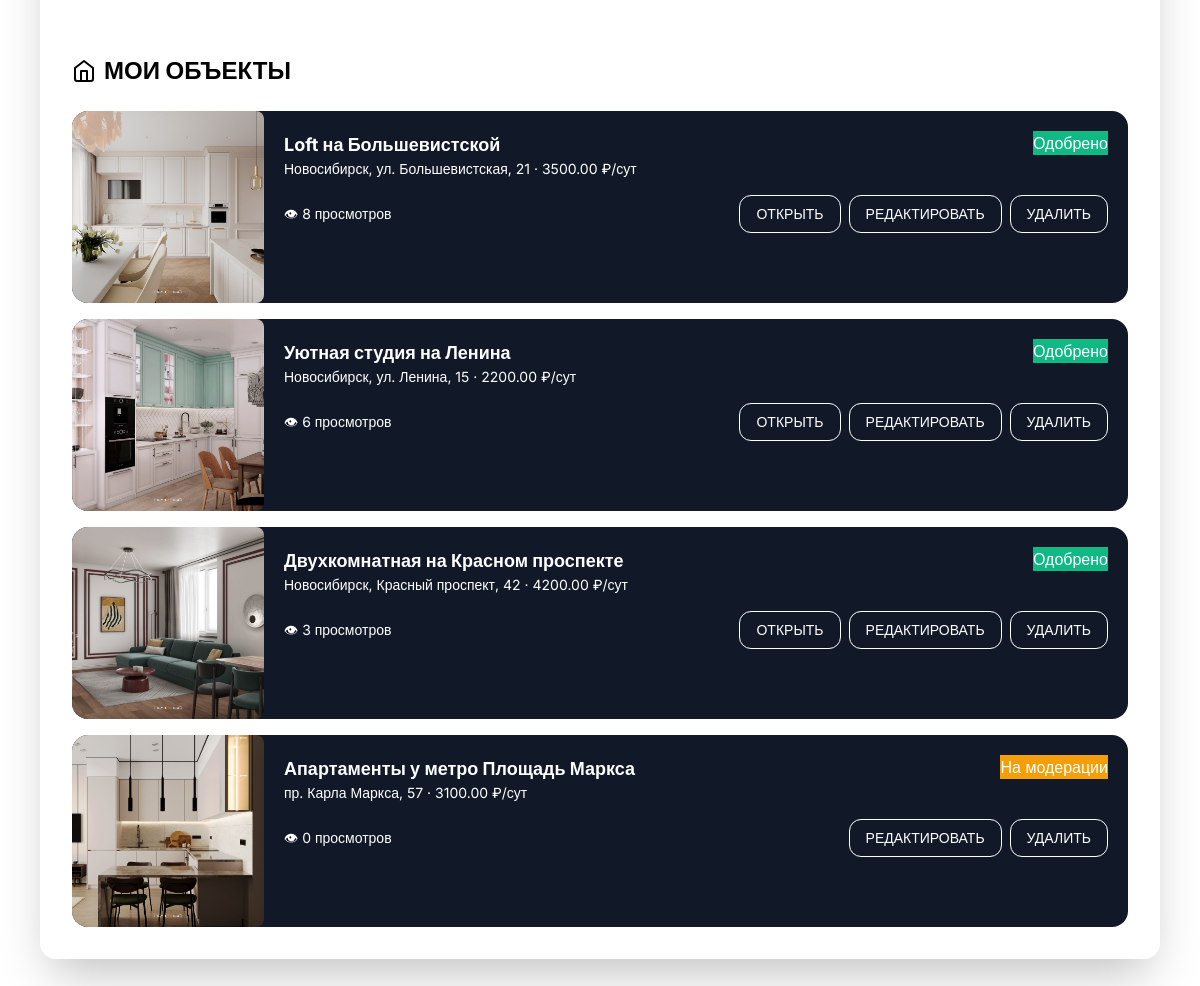
Before: /profile/ (signed in, lower part) with the older database file.
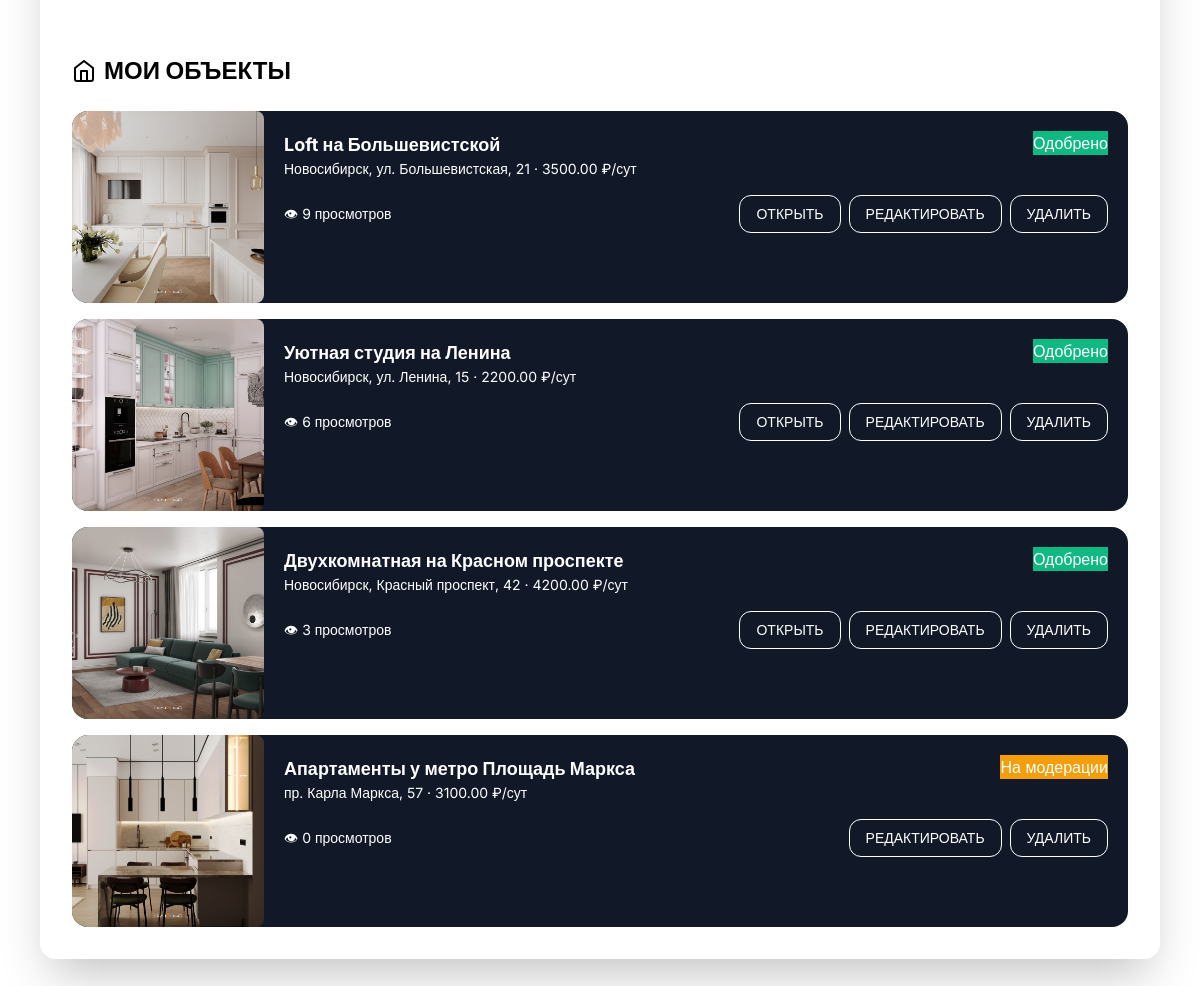
After: the same page with the newer database file.
### BlackApp/models.py (models this page shows, shortened)
class Property(models.Model):
    PROPERTY_TYPES = (
        ('apartment', 'Квартира'),
        ('house', 'Дом'),
        ('commercial', 'Коммерческая'),
        ('land', 'Участок'),
    )
    MODERATION_STATUSES = (
        ('draft', 'Черновик'),
        ('pending', 'На модерации'),
        ('approved', 'Одобрено'),
        ('rejected', 'Отклонено'),
        ('archived', 'В архиве'),
    )
    owner = models.ForeignKey(
        User,
        on_delete=models.CASCADE,
        related_name='properties',
        limit_choices_to={'user_type': 'landlord'},
        verbose_name='Владелец'
    )
    title = models.CharField('Заголовок', max_length=200)
    description = models.TextField('Описание')
    address = models.CharField('Адрес', max_length=255, db_index=True)
    latitude = models.FloatField('Широта', null=True, blank=True)
    longitude = models.FloatField('Долгота', null=True, blank=True)
    property_type = models.CharField('Тип', max_length=20, choices=PROPERTY_TYPES, db_index=True)
    price = models.DecimalField('Цена', max_digits=12, decimal_places=2, db_index=True)
    rooms = models.PositiveSmallIntegerField('Комнат', null=True, blank=True, db_index=True)
    area = models.FloatField('Площадь (м²)')
    floor = models.PositiveSmallIntegerField('Этаж', null=True, blank=True)
    floors_total = models.PositiveSmallIntegerField('Этажей в доме', null=True, blank=True)
    has_furniture = models.BooleanField('С мебелью', default=False)
    has_appliances = models.BooleanField('С техникой', default=False)
    separate_bathroom = models.BooleanField('Раздельный санулзел', default=False)
    allows_pets = models.BooleanField('Можно с животными', default=False)
    allows_children = models.BooleanField('Можно с детьми', default=False)
    egrn_number = models.CharField(
        'Номер ЕГРН',
        max_length=50,
        unique=True,
        help_text='Выписка из Единого государственного реестра недвижимости'
    )
    egrn_file = models.FileField(
        'Файл ЕГРН',
        upload_to='temp/egrn/%Y/%m/',
        help_text='Загрузите выписку из ЕГРН'
    )
    egrn_verified = models.BooleanField('ЕГРН проверен', default=False)
    moderation_status = models.CharField(
        'Статус модерации',
        max_length=20,
        choices=MODERATION_STATUSES,
        default='pending',
        db_index=True
    )
    moderator = models.ForeignKey(
        User,
        on_delete=models.SET_NULL,
        null=True,
        blank=True,
        related_name='moderated_properties',
        limit_choices_to={'user_type__in': ['moderator', 'admin']}
    )
    moderation_comment = models.TextField('Комментарий модератора', blank=True)
    moderated_at = models.DateTimeField('Дата модерации', null=True, blank=True)
    created_at = models.DateTimeField('Создано', auto_now_add=True, db_index=True)
    updated_at = models.DateTimeField('Обновлено', auto_now=True)
    published_at = models.DateTimeField('Опубликовано', null=True, blank=True, db_index=True)
    views_count = models.PositiveIntegerField('Просмотры', default=0)
    class Meta:
        verbose_name = 'Объект недвижимости'
        verbose_name_plural = 'Объекты недвижимости'
        ordering = ['-published_at']
        indexes = [
            models.Index(fields=['moderation_status', 'published_at']),
            models.Index(fields=['property_type', 'price']),
            models.Index(fields=['rooms', 'area']),
        ]

class PropertyImage(models.Model):
    property = models.ForeignKey(Property, on_delete=models.CASCADE, related_name='images')
    image = models.ImageField('Фото', upload_to='temp/%Y/%m/%d/')
    thumbnail = models.ImageField('Миниатюра', upload_to='temp/thumbnails/%Y/%m/%d/', null=True, blank=True)
    is_main = models.BooleanField('Главное фото', default=False)
    sort_order = models.PositiveSmallIntegerField('Порядок', default=0)
    class Meta:
        verbose_name = 'Фото'
        verbose_name_plural = 'Фото'
        ordering = ['-is_main', 'sort_order']
        indexes = [
            models.Index(fields=['property', 'is_main']),
        ]

### BlackApp/views.py (the view)
# urls.py: path('profile/', views.profile, name='profile'),
@login_required
def profile(request):
    user = request.user
    context = {'user': user}
    if user.user_type == 'tenant':
        favorites = Favorite.objects.filter(user=user).select_related('property')
        bookings = Booking.objects.filter(tenant=user).select_related('property')
        context.update({
            'favorites': favorites,
            'bookings': bookings,
        })
    elif user.user_type == 'landlord':
        properties = Property.objects.filter(owner=user)
        incoming_bookings = Booking.objects.filter(property__owner=user).select_related('tenant', 'property')
        reviews = Review.objects.filter(landlord=user).select_related('author', 'property')
        documents = Document.objects.filter(user=user)
        context.update({
            'properties': properties,
            'incoming_bookings': incoming_bookings,
            'reviews': reviews,
            'documents': documents,
        })
    return render(request, 'BlackApp/profile.html', context)

### BlackApp/models.py (called while the page is built)
    def get_full_name(self):
        if self.first_name and self.last_name:
            return f"{self.last_name} {self.first_name}"
        return self.username

### templates/BlackApp/profile.html (shortened to what this page needs)
{% extends 'BlackApp/base.html' %}
{% load static %}
{% block content %}
<main class="container mx-auto px-4 -mt-20 pb-12 max-w-6xl relative z-30">
    <div class="bg-white/95 backdrop-blur-sm rounded-2xl shadow-2xl p-6 md:p-8 animate-slide-up">
        <div class="flex flex-col lg:flex-row gap-8">
            <div class="lg:w-1/4">
                <div class="bg-noir-50 p-4 rounded-2xl" id="sidebarContainer">
                </div>
            </div>
            <div class="flex-1 min-w-0">
            </div>
        </div>
        {% if user.user_type == 'landlord' %}
        <div id="landlordPropertiesBlock" class="mt-10">
            <h2 class="text-2xl font-bold mb-6 flex items-center gap-2">
                <i data-feather="home"></i> МОИ ОБЪЕКТЫ
            </h2>
            <div class="space-y-4">
                {% for prop in properties %}
                <div class="property-card group">
                    <div class="flex flex-col sm:flex-row">
                        <div class="sm:w-48 bg-noir-800 overflow-hidden rounded-lg aspect-square">
                            {% if prop.images.all %}
                                 <img src="{{ prop.images.first.image.url }}" class="w-full h-full object-cover group-hover:scale-110 transition">
                            {% else %}
                                <div class="w-full h-full flex items-center justify-center text-white">Нет фото</div>
                            {% endif %}
                        </div>
                        <div class="flex-1 p-5">
                            <div class="flex justify-between items-start">
                                <div>
                                    <h3 class="font-bold text-lg">{{ prop.title }}</h3>
                                    <p class="text-noir-300 text-sm">{{ prop.address }} · {{ prop.price }} ₽/сут</p>
                                </div>
                                <span class="status-tag status-{{ prop.moderation_status }}">{{ prop.get_moderation_status_display }}</span>
                            </div>
                            <div class="flex items-center justify-between mt-4">
                                <span class="text-sm text-noir-300">👁 {{ prop.views_count }} просмотров</span>
                                <div class="flex gap-2">
                                    {% if prop.moderation_status == 'approved' %}
                                         <a href="{% url 'apartment_detail' prop.id %}" class="border border-white px-4 py-2 rounded-xl text-sm hover:bg-white hover:text-black transition">ОТКРЫТЬ</a>
                                    {% endif %}
                                    <a href="{% url 'edit_property' prop.id %}" class="border border-white px-4 py-2 rounded-xl text-sm hover:bg-white hover:text-black transition">РЕДАКТИРОВАТЬ</a>
                                    <form method="post" action="{% url 'delete_property' prop.id %}" onsubmit="return confirm('Удалить объект?');" style="display:inline;">
                                        <button type="submit" class="border border-white px-4 py-2 rounded-xl text-sm hover:bg-white hover:text-black transition">УДАЛИТЬ</button>
                                    </form>
                                </div>
                            </div>
                        </div>
                    </div>
                </div>
                {% empty %}
                <p class="text-noir-500">У вас пока нет объектов. <a href="{% url 'add_property' %}" class="underline">Добавить</a></p>
                {% endfor %}
            </div>
        </div>
        {% endif %}
    </div>
</main>
{% endblock %}

Changed rows visible on the page:
changed Property "Loft на Большевистской": views_count "8" → "9"
